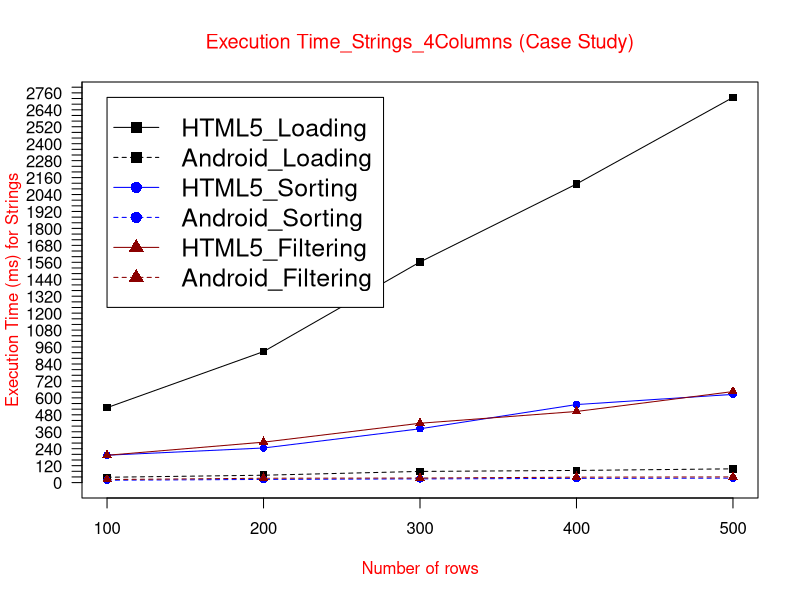

Generate this figure with R:
data <- read.table("(CS)ETstr4col.txt", header = TRUE)

max_y <- max(data)
plot_colors <- c("black", "blue", "red4")
png(filename="(CS)ETstr4Col.png", height = 1000, width = 1300, bg = "white")
plot(data$HTML5_Loading, type = "o", col = plot_colors[1], pch=15,  ylim=c(0,max_y), axes=FALSE, ann=FALSE)
axis(1, at=1:5, lab=c("100", "200", "300", "400", "500"))
axis(2, las=1, at=40*0:max_y, cex.axis = 1)

box()
lines(data$Android_Loading, type="o", pch=15, lty=2, col=plot_colors[1])
lines(data$HTML5_Sorting, type="o", pch=16, lty=1,  col=plot_colors[2])
lines(data$Android_Sorting, type="o", pch=16, lty=2,  col=plot_colors[2])   
lines(data$HTML5_Filtering, type="o", pch=17, lty=1, col=plot_colors[3])
lines(data$Android_Filtering, type="o", pch=17, lty=2,   col=plot_colors[3])

title(main="Execution Time_Strings_4Columns (Case Study)", col.main="red", font.main=6)
title(xlab= "Number of rows", col.lab="red")
title(ylab= "Execution Time (ms) for Strings", col.lab="red")
legend(1, max_y, names(data), cex=1.5, col=c("black", "black","blue", "blue","red4","red4"), pch=c(15,15,16,16,17,17), lty=c(1,2,1,2,1,2));


dev.off()
